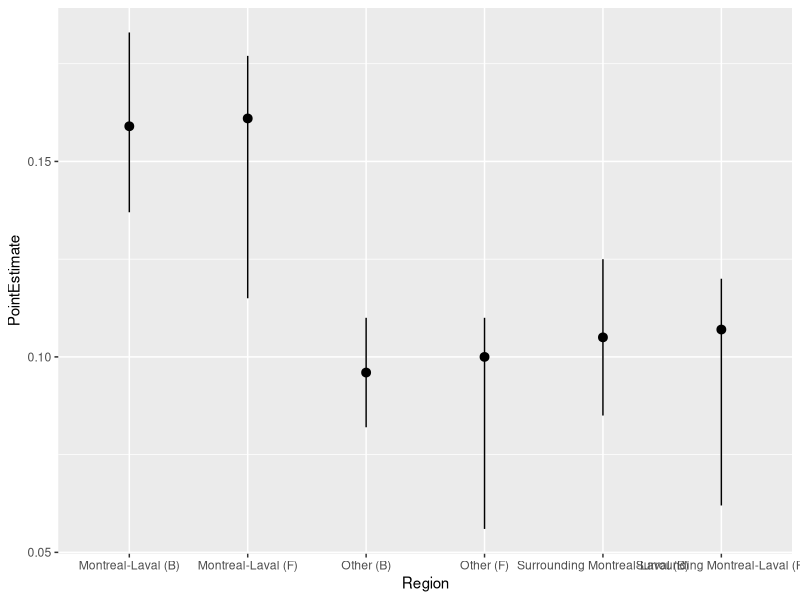

Recreate this plot in R.
library(ggplot2)

df = read.csv("../data/result.csv", sep = ",")

colnames(df)[1] = "Region"

ggplot(df, aes(x=Region, y=PointEstimate)) + 
geom_pointrange(aes(ymin=lb, ymax=up))